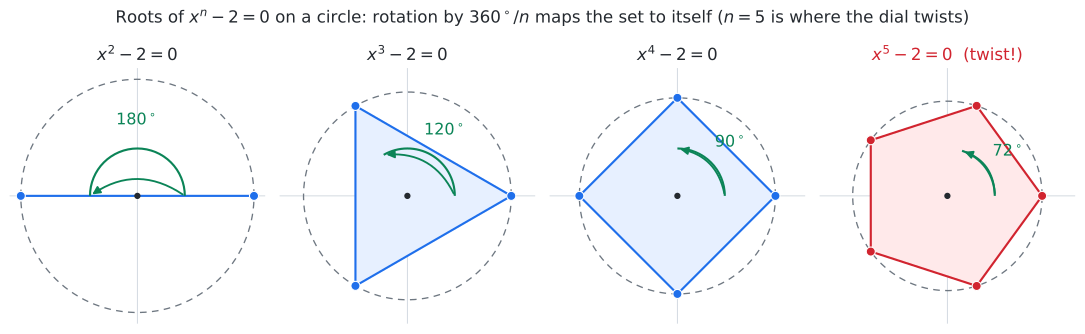

Recreate this plot in Python.
#!/usr/bin/env python3
"""Static figure for 01강 3기 03강 — roots on a circle as a rotating "dial"
(lecture §8). The roots of x^n - 2 = 0 sit at the vertices of a regular n-gon
on the circle of radius 2^(1/n) in the complex plane; rotating by 360/n degrees
maps the set to itself. We draw n = 2, 3, 4, 5 side by side so the rotational
symmetry (180, 120, 90, 72 degrees) is visible, and flag that n = 5 is where
the dial starts to "twist" — the reason a general quintic has no radical formula.
Renders next to itself as an SVG embedded by the note.

Reproduce:  uv run --with matplotlib --with numpy python roots-on-circle-dial-03-season-03-08.py
"""
from pathlib import Path
import numpy as np
import matplotlib.pyplot as plt
from matplotlib.patches import Arc, FancyArrowPatch

OUT = Path(__file__).with_suffix(".svg")

BLUE, RED, GREEN, GREY, INK = "#1f6feb", "#d1242f", "#0b8457", "#6e7781", "#24292f"

ns = [2, 3, 4, 5]
fig, axes = plt.subplots(1, 4, figsize=(11.4, 3.4))

for ax, n in zip(axes, ns):
    r = 2.0 ** (1.0 / n)                      # |root| of x^n - 2 = 0
    # n-th roots of 2: r * exp(2*pi*i*k/n)
    ks = np.arange(n)
    ang = 2 * np.pi * ks / n
    xs, ys = r * np.cos(ang), r * np.sin(ang)

    twist = (n == 5)
    edge = RED if twist else BLUE
    fill = "#ffe9ea" if twist else "#e7f0ff"

    # the circle the roots live on
    th = np.linspace(0, 2 * np.pi, 256)
    ax.plot(r * np.cos(th), r * np.sin(th), color=GREY, lw=1.0, ls=(0, (5, 4)),
            zorder=1)

    # the regular n-gon through the roots (closed polygon)
    poly_x = np.append(xs, xs[0])
    poly_y = np.append(ys, ys[0])
    ax.fill(poly_x, poly_y, color=fill, zorder=1)
    ax.plot(poly_x, poly_y, color=edge, lw=1.6, zorder=2)

    # the roots themselves
    ax.scatter(xs, ys, s=46, color=edge, zorder=4, edgecolors="white", linewidths=0.8)

    # rotation arc + arrow from root 0 to root 1 (the 360/n step)
    deg = 360.0 / n
    ax.add_patch(Arc((0, 0), 1.15, 1.15, angle=0, theta1=0, theta2=deg,
                     color=GREEN, lw=1.6, zorder=3))
    a_mid = np.radians(deg)
    ax.add_patch(FancyArrowPatch((0.575, 0.0),
                                 (0.575 * np.cos(a_mid), 0.575 * np.sin(a_mid)),
                                 arrowstyle="-|>", mutation_scale=12,
                                 color=GREEN, lw=1.4,
                                 connectionstyle="arc3,rad=0.35", zorder=4))
    # angle label placed just outside the arc
    lab = np.radians(deg / 2)
    ax.text(0.92 * np.cos(lab), 0.92 * np.sin(lab),
            rf"${deg:.0f}^\circ$", color=GREEN, fontsize=12, ha="center",
            va="center", weight="bold")

    ax.scatter([0], [0], s=14, color=INK, zorder=5)
    sub = "  (twist!)" if twist else ""
    title_col = RED if twist else INK
    ax.set_title(rf"$x^{{{n}}}-2=0$" + sub, fontsize=12.5, color=title_col)

    lim = 1.55
    ax.set_xlim(-lim, lim)
    ax.set_ylim(-lim, lim)
    ax.set_aspect("equal")
    ax.axhline(0, color="#d0d7de", lw=0.7, zorder=0)
    ax.axvline(0, color="#d0d7de", lw=0.7, zorder=0)
    ax.set_xticks([]); ax.set_yticks([])
    for s in ax.spines.values():
        s.set_visible(False)

fig.suptitle(
    r"Roots of $x^n-2=0$ on a circle: rotation by $360^\circ/n$ maps the set to itself "
    r"($n=5$ is where the dial twists)",
    fontsize=12.5, color=INK, y=1.02)
fig.tight_layout()
fig.savefig(OUT, format="svg", bbox_inches="tight")
for n in ns:
    r = 2.0 ** (1.0 / n)
    print(f"n={n}: |root|={r:.4f}, rotation step={360.0/n:.1f} deg")
print(f"wrote {OUT}")
